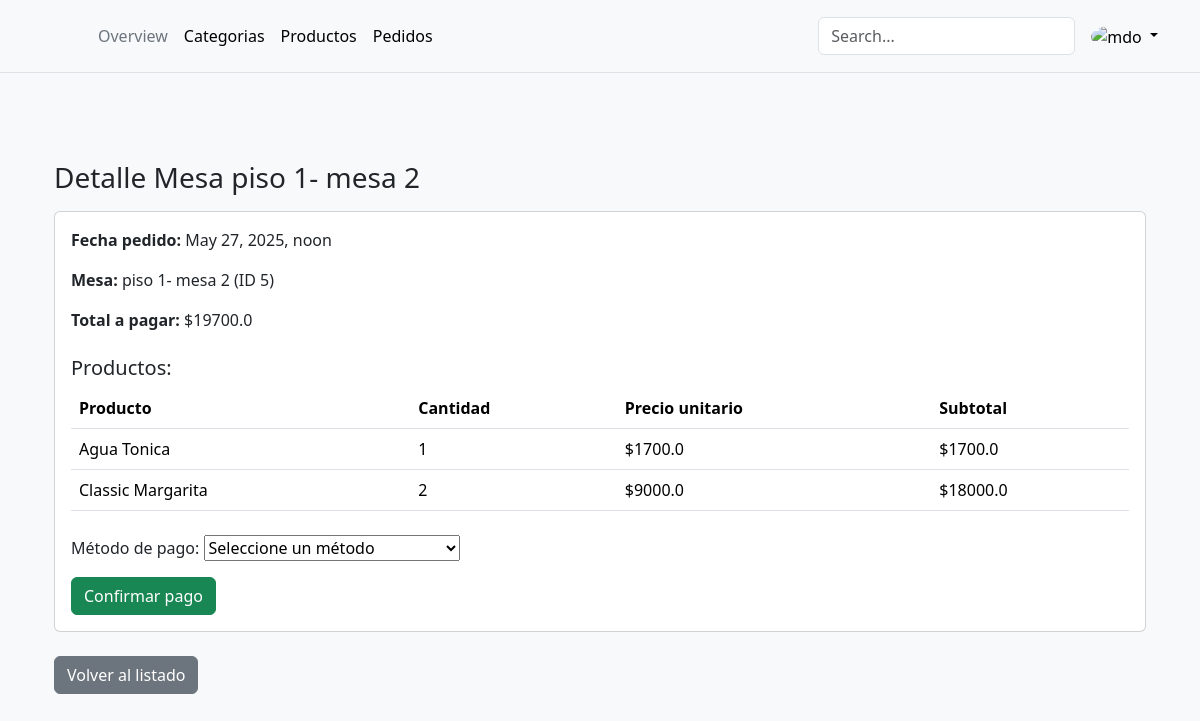
The app's page /cajero/detalle/5 (signed in), older data.
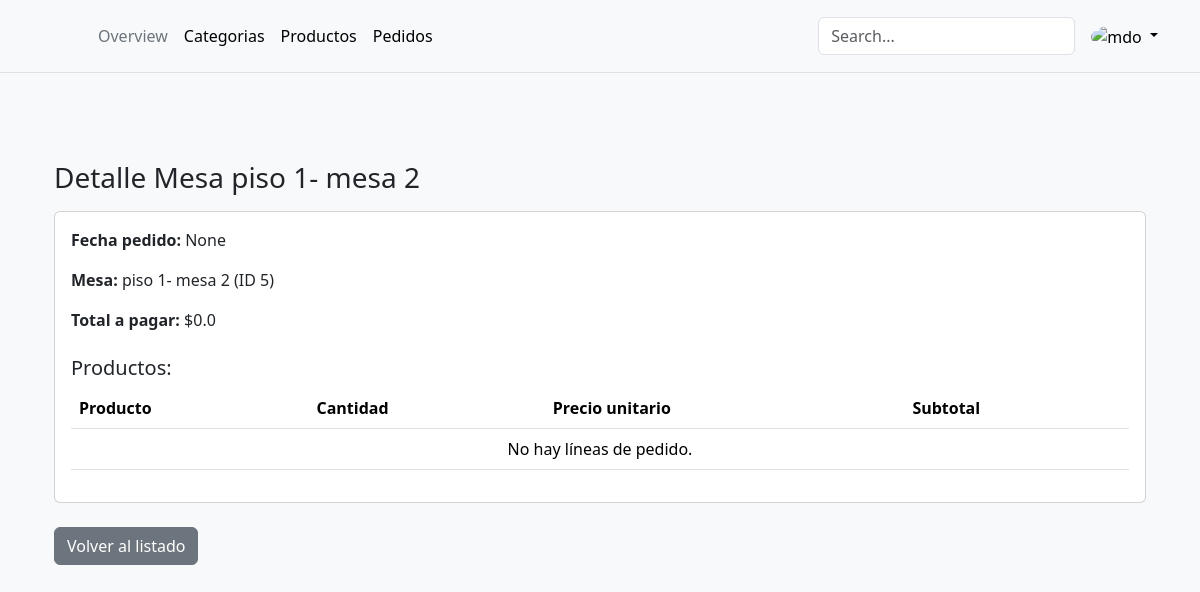
The same page, newer data.
### cajero/models.py (models this page shows, shortened)
class Pedido(models.Model):
    ESTADO = (
        (0, 'pendiente'),
        (1, 'completado'),
    )
    estado = models.BooleanField(choices=ESTADO, default=0, verbose_name='Estado del pedido')
    fecha_pedido = models.DateTimeField(auto_now_add=True, verbose_name='Fecha del pedido')
    pago_total = models.DecimalField(max_digits=10, decimal_places=2, verbose_name='Pago total del pedido')
    metodo_pago = models.ForeignKey(
        MetodoPago, on_delete=models.DO_NOTHING, related_name='pedido_metodo', verbose_name='Método de pago'
    )
    mesa = models.ForeignKey(
        Mesa, on_delete=models.DO_NOTHING, related_name='pedido_mesa', verbose_name='Mesa asignada'
    )
    productos = models.ManyToManyField(
        Producto, through='DetallePedido', related_name='pedidos', verbose_name='Productos del pedido'
    )

class Producto(models.Model):
    nombre = models.CharField(max_length=100, verbose_name='Nombre del producto')
    stock = models.PositiveIntegerField(default=0, verbose_name='Cantidad en stock')
    precio_compra = models.DecimalField(max_digits=10, decimal_places=2, verbose_name='Precio de compra del producto')
    precio_venta = models.DecimalField(max_digits=10, decimal_places=2, verbose_name='Precio de venta del producto')
    sede = models.ForeignKey(
        Sede, on_delete=models.CASCADE, null=True, blank=True, related_name='producto_sede', verbose_name='Sede asignada'
    )
    categoria = models.ForeignKey(
        Categoria, on_delete=models.CASCADE, null=True, blank=True, related_name='producto_categoria', verbose_name='Categoría'
    )
    proveedor = models.ForeignKey(
        Proveedor, on_delete=models.CASCADE, null=True, blank=True, related_name='producto_proveedor', verbose_name='Proveedor'
    )

### cajero/views.py (the view, shortened to what this page needs)
# urls.py: path('detalle/<int:pk>', views.MesaDetailView.as_view(), name='detalle_mesa'),
class MesaDetailView(LoginRequiredMixin, FormMixin, DetailView):
    model = Mesa
    template_name = 'factura/mesa_detail.html'
    context_object_name = 'mesa'
    form_class = ConfirmarPagoForm
    success_url = reverse_lazy('cajero:user_mesas')
    def get_context_data(self, **kwargs):
        ctx = super().get_context_data(**kwargs)
        df, total, fecha = generar_factura_por_mesa(self.object.pk)
        ctx['factura_records'] = df.to_dict('records')
        ctx['total_factura']   = total
        ctx['fecha_pedido']    = fecha
        ctx['form'] = self.get_form()
        return ctx

### cajero/forms/pago_form.py
class ConfirmarPagoForm(forms.Form):
    metodo_pago = forms.ModelChoiceField(
        queryset=MetodoPago.objects.all(),
        label="Método de pago",
        required=True,
        empty_label="Seleccione un método"
    )

### cajero/factura.py (called while the page is built)
def generar_factura_por_mesa(mesa_id):
    detalles = (
        DetallePedido.objects
        .filter(pedido__mesa_id=mesa_id, pedido__estado=True)
        .select_related('producto', 'pedido')
        .order_by('-pedido__id')
    )
    data = []
    fecha_pedido = None
    if detalles:
        ultimo_pedido = detalles[0].pedido
        fecha_pedido = ultimo_pedido.fecha_pedido
        for detalle in detalles:
            prod = detalle.producto
            subtotal = detalle.cantidad * prod.precio_venta
            data.append({
                'producto': prod.nombre,
                'cantidad': detalle.cantidad,
                'precio_unitario': float(prod.precio_venta),
                'subtotal': float(subtotal)
            })
    df = pd.DataFrame(data)
    total = df['subtotal'].sum() if not df.empty else 0.0
    return df, total, fecha_pedido

### cajero/models.py (called while the page is built)
    def __str__(self):
        return f'método {self.nombre}'

### cajero/templates/factura/mesa_detail.html (shortened to what this page needs)
{% extends "base.html" %}
{% block content %}
<div class="container mt-4">
  <h1 class="h3 mb-3">Detalle Mesa {{ mesa.nombre }}</h1>
  {% if disponible %}
    <div class="alert alert-success">
      Mesa disponible
    </div>
  {% else %}
    <div class="card mb-4">
      <div class="card-body">
        <p><strong>Fecha pedido:</strong> {{ fecha_pedido }}</p>
        <p><strong>Mesa:</strong> {{ mesa.nombre }} (ID {{ mesa.pk }})</p>
        <p><strong>Total a pagar:</strong> ${{ total_factura }}</p>
        <h5 class="mt-4">Productos:</h5>
        <table class="table">
          <thead>
            <tr>
              <th>Producto</th>
              <th>Cantidad</th>
              <th>Precio unitario</th>
              <th>Subtotal</th>
            </tr>
          </thead>
          <tbody>
            {% for row in factura_records %}
            <tr>
              <td>{{ row.producto }}</td>
              <td>{{ row.cantidad }}</td>
              <td>${{ row.precio_unitario }}</td>
              <td>${{ row.subtotal }}</td>
            </tr>
            {% empty %}
            <tr>
              <td colspan="4" class="text-center">No hay líneas de pedido.</td>
            </tr>
            {% endfor %}
          </tbody>
        </table>
        {% if factura_records %}
          <form method="post" class="mt-4">
            <div class="mb-3">
              {{ form.metodo_pago.label_tag }}
              {{ form.metodo_pago }}
            </div>
            <button type="submit" class="btn btn-success">Confirmar pago</button>
          </form>
        {% endif %}
      </div>
    </div>
  {% endif %}
  <a href="{% url 'cajero:user_mesas' %}" class="btn btn-secondary">
    Volver al listado
  </a>
</div>
{% endblock %}

Row changes from the older to the newer data that the page shows:
removed Pedido: fecha_pedido "May 27, 2025, noon"
removed Producto: producto "Agua Tonica"
removed Producto: producto "Classic Margarita"
Text that changed along with them:
{{ fecha_pedido }}: (not shown) → "None"
{{ total_factura }}: "19700.0" → "0.0"
form field metodo_pago: "Seleccione un método" → (not shown)
text no longer shown: "Método de pago: Confirmar pago"
text now shown: "No hay líneas de pedido."
list line gone: "1 $ 1700.0 $ 1700.0"
list line gone: "2 $ 9000.0 $ 18000.0"
